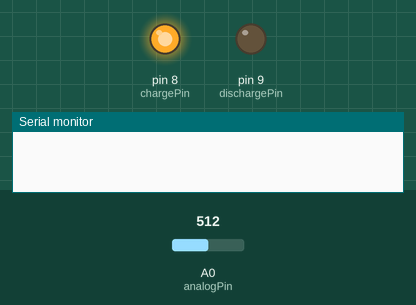
Bench run of a sketch on a simulated Arduino Uno, built with avr-gcc and run on an emulated ATmega328P. Shown: output pins drawn as LEDs (lit = HIGH), the last lines printed to the serial monitor. The inputs (shaded band) are chosen by the test bench; at power-on: A0 (analogPin) = 512.

Above: at 1.2 s.
1.3 s: A0 (analogPin) set to 602
2.8 s: A0 (analogPin) set to 617
At 3.8 s:
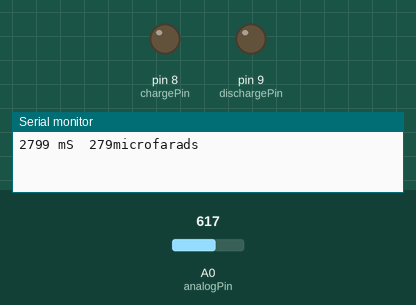
4.3 s: A0 (analogPin) set to 0
At 5.1 s:
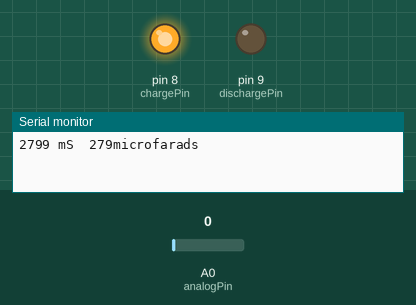
5.8 s: A0 (analogPin) set to 620
At 7.2 s:
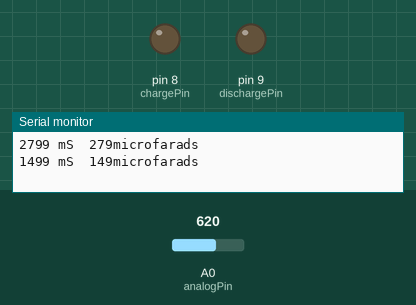
Timing chart, 0 to 8.3 s (numbered marks = the images above; inputs shaded):
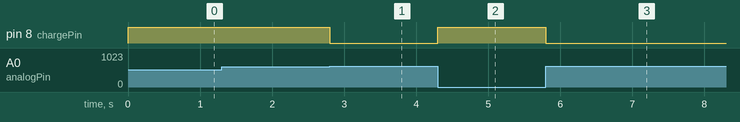

Measured:
- the behaviour switches between 609 and 610 on A0 (analogPin) (found by bisection; images 0 and 1)
- after the input at 1.3 s, every drawn part: stays the same
- after the input at 2.8 s, pin 8 (chargePin): HIGH → LOW at once
- after the input at 4.3 s, pin 8 (chargePin): LOW → HIGH at once
- after the input at 5.8 s, pin 8 (chargePin): HIGH → LOW at once

The sketch:

ke_a_capacitance_meter_using_arduino_arduino_hardware_setup1.ino
```cpp
int analogPin=0;
int chargePin=8;
int dischargePin=9;

int resistorValue=10000;

unsigned long startTime;
unsigned long elapsedTime;

float microFarads;
float nanoFarads;

void setup()
{
  pinMode(chargePin,OUTPUT);
  digitalWrite(chargePin,LOW);
  Serial.begin(9600);
}

void loop()
{
  digitalWrite(chargePin,HIGH);
  startTime=millis();

  while(analogRead(analogPin)<610)
  {

  }
  unsigned long nowTime=millis();
  elapsedTime=nowTime-startTime;
  microFarads=((float)elapsedTime/resistorValue)*1000;
  Serial.print(elapsedTime);
  Serial.print(" mS  ");

  if(microFarads>1)
  {
    Serial.print((long)microFarads);
    Serial.println("microfarads");
  }

  else
  {
    nanoFarads=microFarads*1000;
    Serial.print((long)nanoFarads);
    Serial.println(" nanoFarads");
    delay(500);
  }
  digitalWrite(chargePin,LOW);
  pinMode(dischargePin,OUTPUT);
  digitalWrite(dischargePin,LOW);
  while(analogRead(analogPin)>0)
  {

  }
  pinMode(dischargePin,INPUT);
}
```
